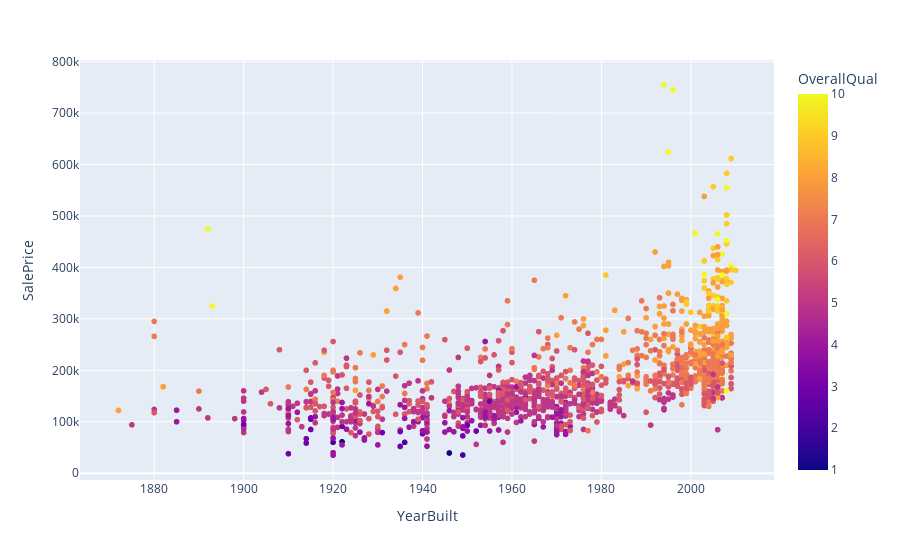

Notebook cell for this chart:
### Code cell
fig = px.scatter(data_frame=df,
                 x='YearBuilt',
                 y='SalePrice',
                 color='OverallQual')

fig.show()

### Figure 1 — Plotly figure (JSON) as saved in the notebook; plotly's stock layout.template omitted (floating-point values rounded to 4 significant figures; data arrays with more than 128 entries replaced by an {"elided": "..."} marker saying what was removed)
{"data": [{"hovertemplate": "YearBuilt=%{x}<br>SalePrice=%{y}<br>OverallQual=%{marker.color}<extra></extra>", "legendgroup": "", "marker": {"color": {"elided": "1460 int values"}, "coloraxis": "coloraxis", "symbol": "circle"}, "mode": "markers", "name": "", "showlegend": false, "type": "scattergl", "x": {"elided": "1460 int values"}, "xaxis": "x", "y": {"elided": "1460 int values"}, "yaxis": "y"}], "layout": {"coloraxis": {"colorbar": {"title": {"text": "OverallQual"}}, "colorscale": [[0, "#0d0887"], [0.1111, "#46039f"], [0.2222, "#7201a8"], [0.3333, "#9c179e"], [0.4444, "#bd3786"], [0.5556, "#d8576b"], [0.6667, "#ed7953"], [0.7778, "#fb9f3a"], [0.8889, "#fdca26"], [1, "#f0f921"]]}, "legend": {"tracegroupgap": 0}, "margin": {"t": 60}, "xaxis": {"anchor": "y", "domain": [0, 1], "title": {"text": "YearBuilt"}}, "yaxis": {"anchor": "x", "domain": [0, 1], "title": {"text": "SalePrice"}}}}
